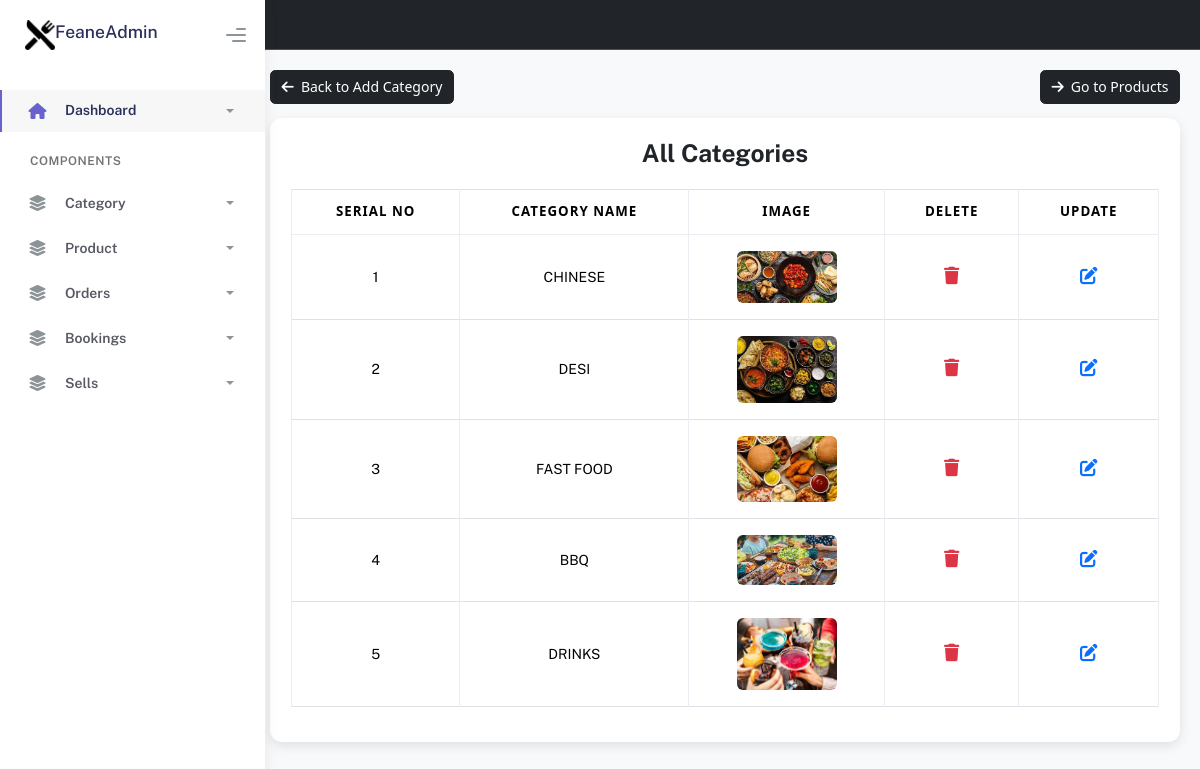
Page /admin/frontend/category/view_cat.php on the committed database.
### tables this page shows
CREATE TABLE `cat` (
  `id` int(11) NOT NULL,
  `cat_name` text DEFAULT NULL,
  `cat_img` text DEFAULT NULL
);

### admin/frontend/category/view_cat.php (the view, shortened to what this page needs)
<?php
include './../include/sidebar.php';
include './../include/header.php';
require '../../backend/config/config.php';
$query = "SELECT * FROM cat";
$res = mysqli_query($conn, $query);
?>
<!DOCTYPE html>
<html lang="en">
<head>
  <link href="https://cdn.jsdelivr.net/npm/bootstrap@5.3.7/dist/css/bootstrap.min.css" rel="stylesheet">
  <link rel="stylesheet" href="https://cdnjs.cloudflare.com/ajax/libs/font-awesome/6.7.2/css/all.min.css">
</head>
<body>
<div class="main-content">
  <div class="d-flex justify-content-between align-items-center mb-3">
    <a href="./add_cat.php" class="btn btn-dark">
      <i class="fa-solid fa-arrow-left me-1"></i> Back to Add Category
    </a>
    <a href="./../product/add_product.php" class="btn btn-dark">
      <i class="fa-solid fa-arrow-right me-1"></i> Go to Products
    </a>
  </div>
  <div class="card card-custom p-4">
    <h3 class="text-dark mb-4 text-center" style="font-weight: 700;">All Categories</h3>
    <table class="table table-bordered table-hover text-center align-middle">
      <thead>
        <tr>
          <th>Serial No</th>
          <th>Category Name</th>
          <th>Image</th>
          <th>Delete</th>
          <th>Update</th>
        </tr>
      </thead>
      <tbody>
        <?php
        $sn = 0;
        while ($row = mysqli_fetch_assoc($res)) {
          $sn++;
        ?>
          <tr>
            <td><?= $sn ?></td>
            <td><?= $row['cat_name'] ?></td>
            <td><img src="./../img/<?= $row['cat_img'] ?>" class="category-img"></td>
            <td class="action-btns">
              <a data-bs-toggle="modal" data-bs-target="#delete=<?= $row['id'] ?>">
                <i class="fa-solid fa-trash text-danger"></i>
              </a>
            </td>
            <td class="action-btns">
              <a data-bs-toggle="modal" data-bs-target="#update=<?= $row['id'] ?>">
                <i class="fa-solid fa-pen-to-square text-primary"></i>
              </a>
            </td>
          </tr>
        <?php } ?>
      </tbody>
    </table>
  </div>
</div>
</body>
</html>

### admin/frontend/category/view_cat.php (style rules this page uses)
body { background-color: #f8f9fa; }
.main-content { margin-left: 250px; padding: 20px; }
.card-custom { background-color: #ffffff; border: none; border-radius: 12px; box-shadow: 0 4px 12px rgba(0, 0, 0, 0.1); }
.table th, .table td { vertical-align: middle; }
.category-img { width: 100px; height: auto; border-radius: 6px; }
.action-btns i { font-size: 1.25rem; cursor: pointer; }
.table thead { background-color: #343a40; color: white; }
a { text-decoration: none; }

### rows in the picture
cat: cat_name "CHINESE", cat_img (picture)
cat: cat_name "DESI", cat_img (picture)
cat: cat_name "FAST FOOD", cat_img (picture)
cat: cat_name "BBQ", cat_img (picture)
cat: cat_name "DRINKS", cat_img (picture)
